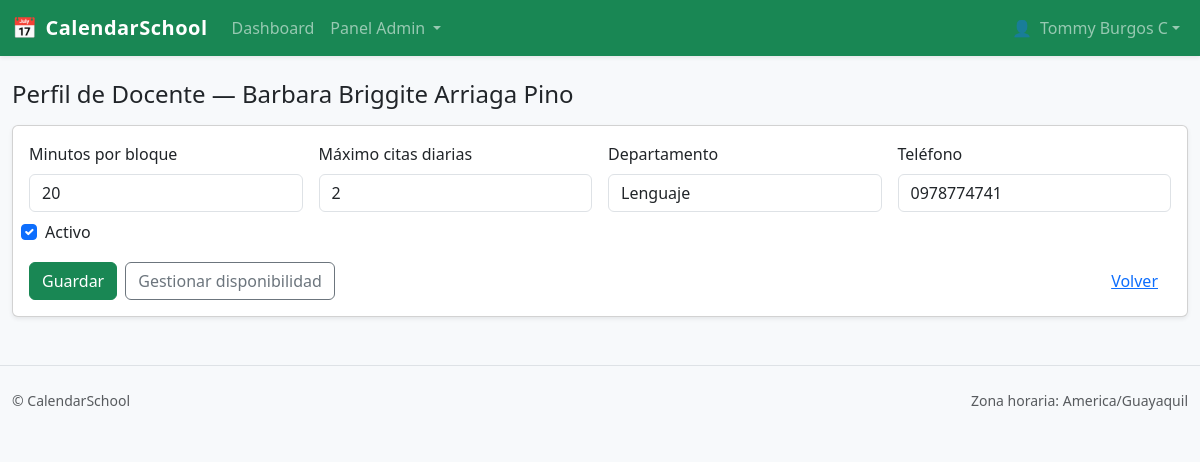
The page /turnos/panel/admin/docentes/13/editar/ (signed in) on the database its author committed.
### user/models.py (models this page shows, shortened)
class User(AbstractUser):
    cedula = models.CharField(
        max_length=20, unique=True, null=True, blank=True,
        validators=[RegexValidator(r"^\d{8,20}$", "Cédula inválida (8–20 dígitos).")]
    )
    email = models.EmailField(unique=True, null=True, blank=True)
    imgPerfil = models.ImageField(upload_to="users/", default="imageDefault.png")
    rol = models.ForeignKey("user.Rol", null=True, blank=True, on_delete=models.SET_NULL, related_name="usuarios")

### turnos/models.py (models this page shows, shortened)
class PerfilDocente(models.Model):
    usuario = models.OneToOneField(
        settings.AUTH_USER_MODEL, on_delete=models.CASCADE, related_name="perfil_docente"
    )
    minutos_por_bloque = models.PositiveIntegerField(default=20)
    maximo_citas_diarias = models.PositiveIntegerField(null=True, blank=True)
    departamento = models.CharField(max_length=120, blank=True)
    telefono = models.CharField(max_length=30, blank=True)
    activo = models.BooleanField(default=True)
    class Meta:
        verbose_name = "Perfil de Docente"
        verbose_name_plural = "Perfiles de Docente"
        ordering = ["usuario__username"]

### user/decorators.py (the view)
        def _wrapped(request, *args, **kwargs):
            u = request.user
            if not u.is_authenticated:
                messages.error(request, "Debes iniciar sesión.")
                return redirect("login")
            if not getattr(u, "rol", None) or (u.rol and u.rol.nombre != nombre_rol):
                messages.error(request, "No tienes permisos para ver esta sección.")
                return redirect("dashboard")  # o a donde prefieras
            return view_func(request, *args, **kwargs)

### turnos/forms.py
class PerfilDocenteForm(forms.ModelForm):
    class Meta:
        model = PerfilDocente
        fields = ["minutos_por_bloque", "maximo_citas_diarias", "departamento", "telefono", "activo"]
        widgets = {
            "minutos_por_bloque": forms.NumberInput(attrs={"class":"form-control","min":"5","step":"5"}),
            "maximo_citas_diarias": forms.NumberInput(attrs={"class":"form-control","min":"1"}),
            "departamento": forms.TextInput(attrs={"class":"form-control"}),
            "telefono": forms.TextInput(attrs={"class":"form-control"}),
            "activo": forms.CheckboxInput(attrs={"class":"form-check-input"}),
        }

### turnos/views_admin.py (called while the page is built)
@requiere_rol("Administrador")
def editar_perfil_docente(request, user_id):
    rol_doc, _ = Rol.objects.get_or_create(nombre="Docente")
    usuario = get_object_or_404(User, pk=user_id)
    perfil, _ = PerfilDocente.objects.get_or_create(usuario=usuario)
    if not usuario.rol:
        usuario.rol = rol_doc; usuario.save(update_fields=["rol"])
    if request.method == "POST":
        form = PerfilDocenteForm(request.POST, instance=perfil)
        if form.is_valid():
            form.save()
            messages.success(request, "Perfil de docente guardado.")
            return redirect("gestionar_disponibilidad_docente", docente_id=perfil.id)
    else:
        form = PerfilDocenteForm(instance=perfil)
    return render(request, "docente_editar.html", {"usuario": usuario, "form": form, "perfil": perfil})

### myApp/templates/docente_editar.html (shortened to what this page needs)
{% extends "base.html" %}
{% block content %}
<h1 class="h4 mb-3">Perfil de Docente — {{ usuario.get_full_name|default:usuario.email }}</h1>
<div class="card shadow-sm">
  <div class="card-body">
    <form method="post">
      <div class="row g-3">
        <div class="col-md-3">
          <label class="form-label">Minutos por bloque</label>
          {{ form.minutos_por_bloque }}
        </div>
        <div class="col-md-3">
          <label class="form-label">Máximo citas diarias</label>
          {{ form.maximo_citas_diarias }}
        </div>
        <div class="col-md-3">
          <label class="form-label">Departamento</label>
          {{ form.departamento }}
        </div>
        <div class="col-md-3">
          <label class="form-label">Teléfono</label>
          {{ form.telefono }}
        </div>
        <div class="col-12 form-check mt-2">
          {{ form.activo }} <label class="form-check-label">Activo</label>
        </div>
      </div>
      <div class="mt-3 d-flex">
        <button class="btn btn-success">Guardar</button>
        <a href="{% url 'gestionar_disponibilidad_docente' perfil.id %}" class="btn btn-outline-secondary ms-2">Gestionar disponibilidad</a>
        <a href="{% url 'listar_docentes' %}" class="btn btn-link ms-auto">Volver</a>
      </div>
    </form>
  </div>
</div>
{% endblock %}

### myApp/templates/base.html (shortened to what this page needs)
<!doctype html>
<html lang="es">
<head>
  <link href="https://cdn.jsdelivr.net/npm/bootstrap@5.3.3/dist/css/bootstrap.min.css" rel="stylesheet">
</head>
<body>
<nav class="navbar navbar-expand-lg navbar-dark bg-success shadow-sm">
  <div class="container container-narrow">
    <a class="navbar-brand d-flex align-items-center" href="{% url 'dashboard_admin' %}">
      <span class="me-2">📅</span> CalendarSchool
    </a>
    <div class="collapse navbar-collapse" id="mainNav">
      <ul class="navbar-nav me-auto mb-2 mb-lg-0">
        {% if request.user.is_authenticated %}
        <li class="nav-item">
          <a class="nav-link" href="{% url 'dashboard_admin' %}">Dashboard</a>
        </li>
        <li class="nav-item dropdown">
          <a class="nav-link dropdown-toggle" href="#" id="adminMenu" role="button" data-bs-toggle="dropdown" aria-expanded="false">
            Panel Admin
          </a>
        </li>
        {% endif %}
      </ul>
      <ul class="navbar-nav ms-auto mb-2 mb-lg-0">
        {% if request.user.is_authenticated %}
          <li class="nav-item dropdown">
            <a class="nav-link dropdown-toggle d-flex align-items-center" href="#" id="userMenu" role="button" data-bs-toggle="dropdown" aria-expanded="false">
              <span class="me-2">👤</span>
              <span class="d-none d-sm-inline">{{ request.user.get_full_name|default:request.user.email }}</span>
            </a>
          </li>
        {% else %}
          <li class="nav-item">
            <a class="nav-link" href="{% url 'login' %}">Iniciar sesión</a>
          </li>
        {% endif %}
      </ul>
    </div>
  </div>
</nav>
<main class="container container-narrow my-4">
  {% block content %}{% endblock %}
</main>
<footer class="border-top py-4 mt-5">
  <div class="container container-narrow text-muted small d-flex justify-content-between">
    <span>© {{ now|date:"Y" }} CalendarSchool</span>
    <span>Zona horaria: America/Guayaquil</span>
  </div>
</footer>
</body>
</html>

### myApp/templates/base.html (style rules this page uses)
body { background: #f7f9fb; }
.navbar-brand { letter-spacing:.5px; font-weight:600; }
.container-narrow { max-width: 1200px; }

### rows shown on the page
User: user.get_full_name "Tommy Burgos C"
User: get_full_name "Barbara Briggite Arriaga Pino"
PerfilDocente: minutos_por_bloque "20", maximo_citas_diarias "2", departamento "Lenguaje", telefono "0978774741", activo "☑"
